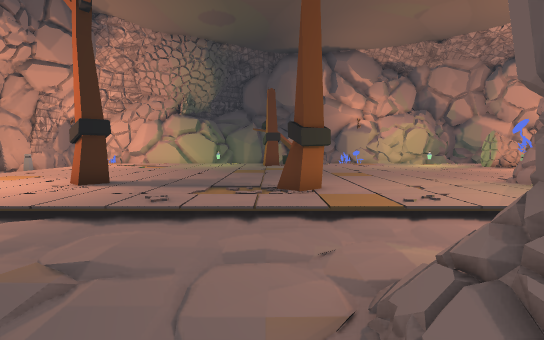
View 1 (above)

21 first-person views from a walk through a Unity game level. The camera is 1.4 m above the floor, tilts 4° down and sees 80° across. The floor is counted in squares, 1 m on a side. Each view is taken from the middle of a square. On the plan, view 1 faces up. The plan holds only what a view shows up to about 15 squares ahead; the rest is blank. The place goes on beyond the plan. The player character is not drawn. Some animated figures are not drawn. Some surface patterns are stand-ins.

View 2
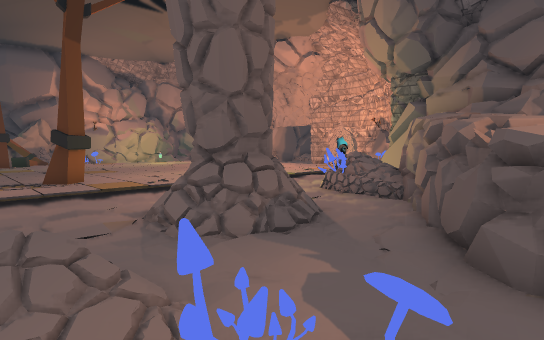

View 3
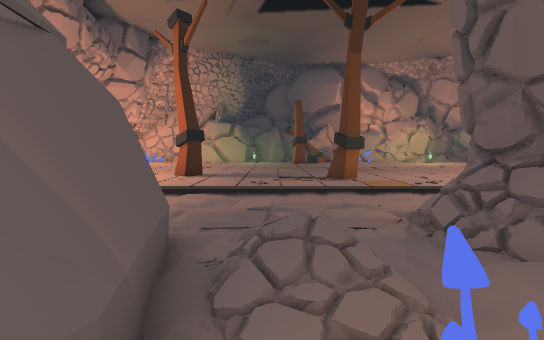

View 4
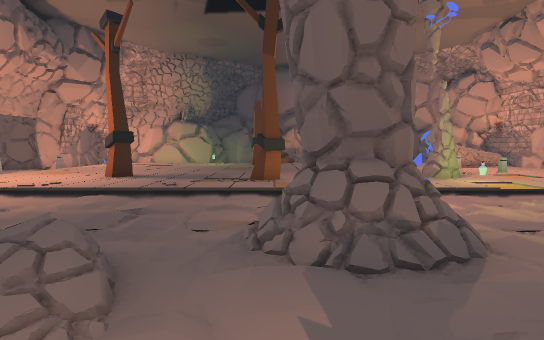

View 5
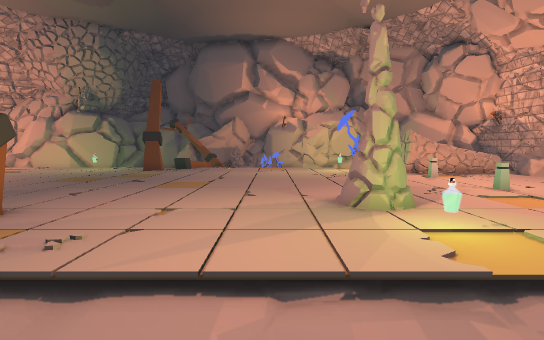

View 6
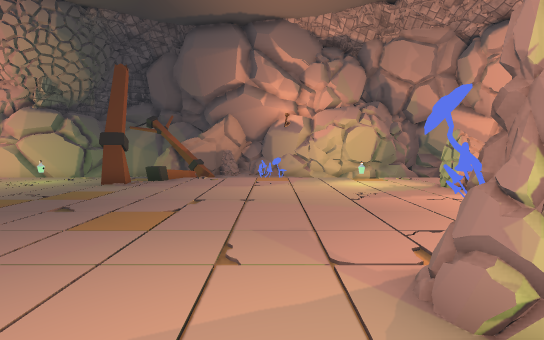

View 7
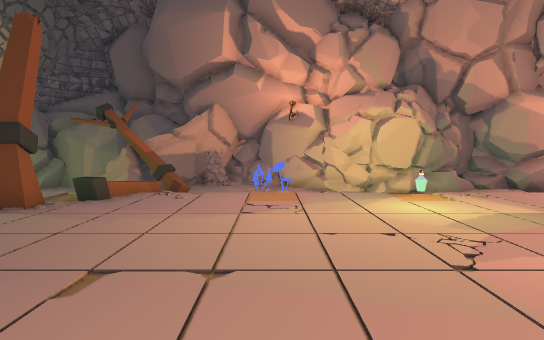

View 8
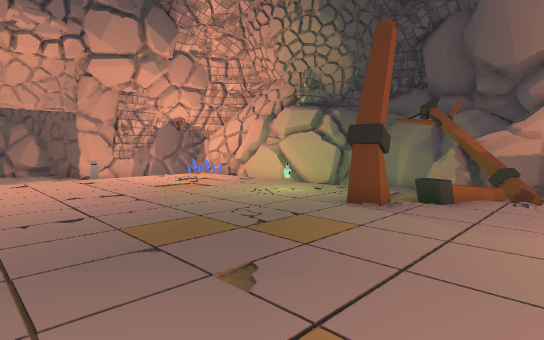

View 9
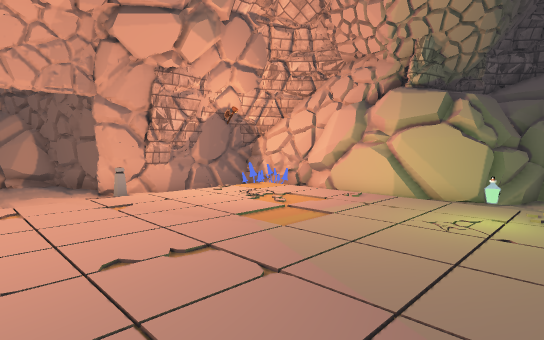

View 10
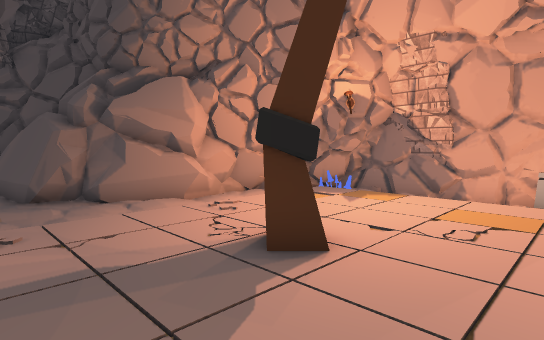

View 11
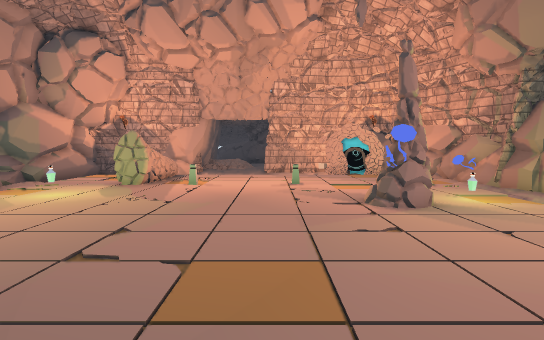

View 12
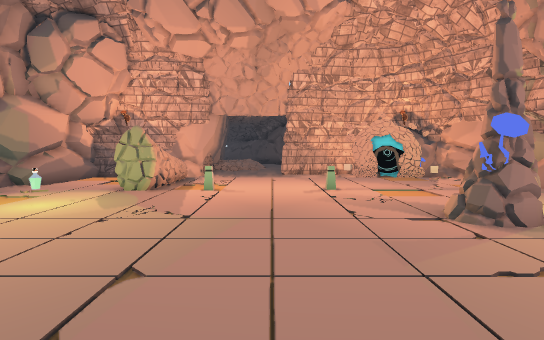

View 13
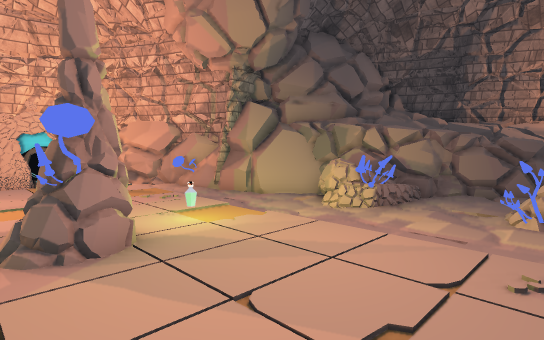

View 14
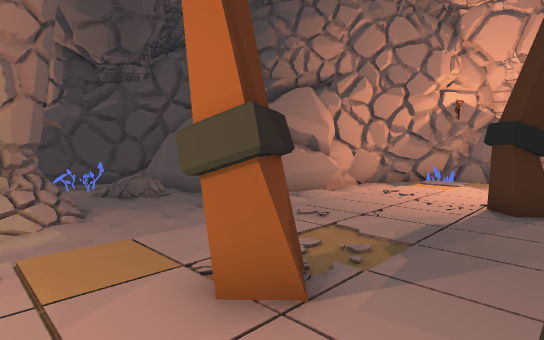

View 15
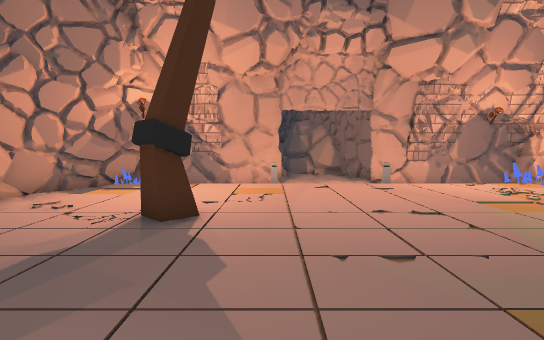

View 16
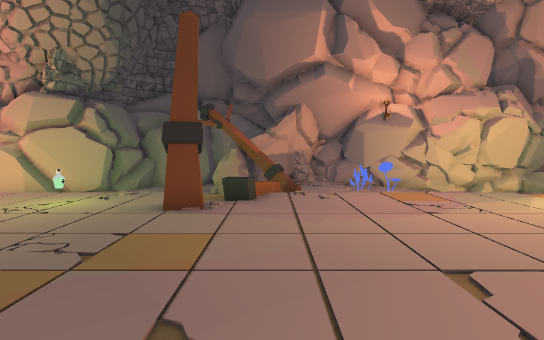

View 17
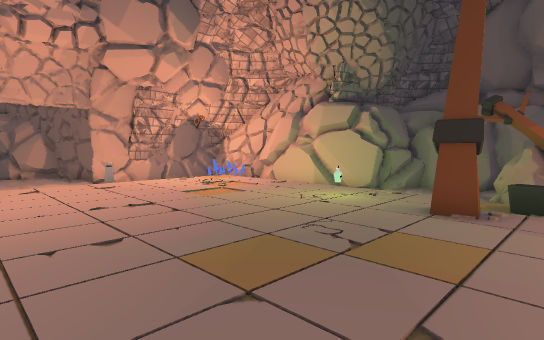

View 18
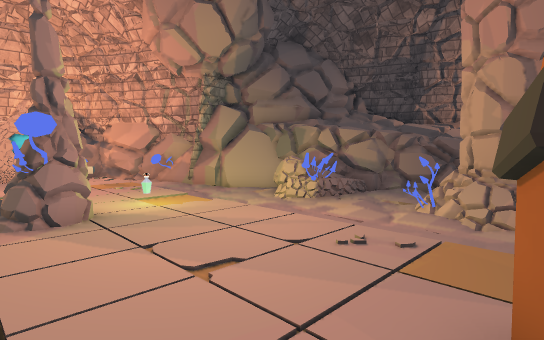

View 19
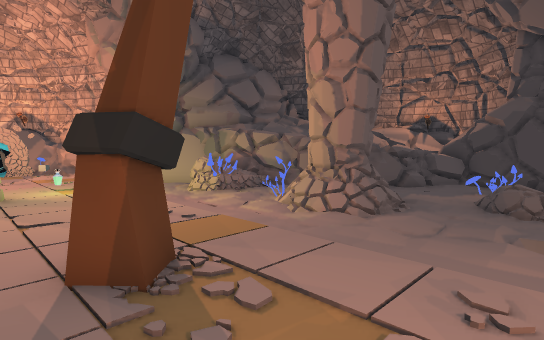

View 20
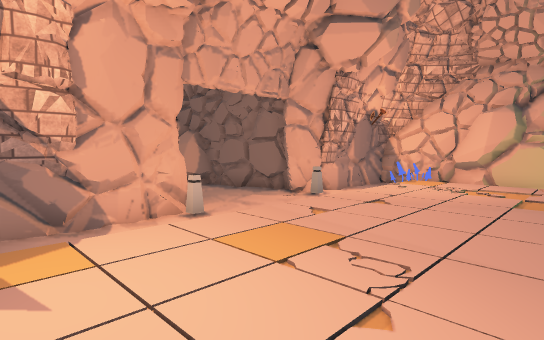

View 21
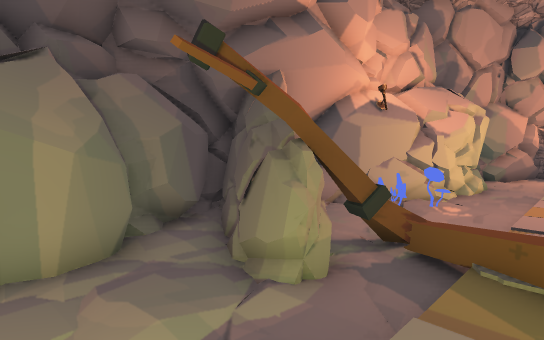

### Floor plan
Key: @ floor where view 1 was taken; # wall or solid block; x gap in a wall; . main floor; : floor 0.25 m higher than the main floor; - floor 0.25 m lower than the main floor; / step, stairs or slope; = window, fence, low wall or low ledge; P potion; O other object.
Columns run from 14 left of view 1 to 17 right of it. Each row starts with its distance up from view 1.
 29                 ##
 28               ####
 27           ###########
 26           ###--###--##      ##
 25           #---###---O##########
 24    ########---###---O--####/-###
 23  #######/   ----==-------------
 22 ##O/////////////=//////////////
 21  #-............=...............
 20  #-........P..#=..............
 19  #............#........O..#
 18 ##-.......................###==
 17 #O-............................
 16 .--........................O...
 15 -.-............................
 14 ---............................
 13 ---............................
 12 #O........................O....
 11 ##-............................
 10  #-.....##............#........
  9  #-............#......#........
  8  # ............#.......P.......O
  7  # ............................O
  6  ##////////////////////////////O
  5   ##-----------------------/.--#
  4    ##---------/------------/-###
  3     #####---//--# O---==--####
  2        ###-----####--O=#=###
  1         ###----=##=--#=###
  0           #=x=@-#=---####
 -1           ##.:-----/##
 -2           ##------###
 -3           ##-OO-/##
 -4           ##---.##
 -5            ######

Positions as (right, up) in squares from view 1, and headings:
1: (0, 0), facing up
2: (-2, -4), facing up-right
3: (-2, -4), facing up
4: (1, -4), facing up
5: (6, 3), facing up
6: (6, 7), facing up
7: (6, 12), facing up
8: (4, 12), facing up-left
9: (-2, 13), facing up-left
10: (-2, 13), facing down-left
11: (0, 13), facing right
12: (2, 14), facing right
13: (3, 11), facing down-right
14: (3, 11), facing down-left
15: (1, 12), facing left
16: (2, 12), facing up
17: (2, 12), facing up-left
18: (1, 11), facing down-right
19: (-3, 10), facing down-right
20: (-6, 8), facing up-left
21: (-3, 21), facing up-right
